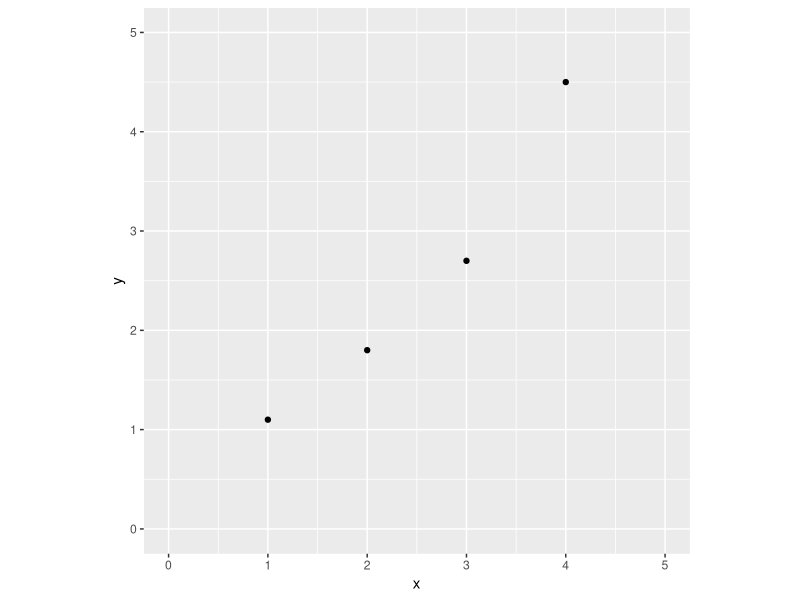
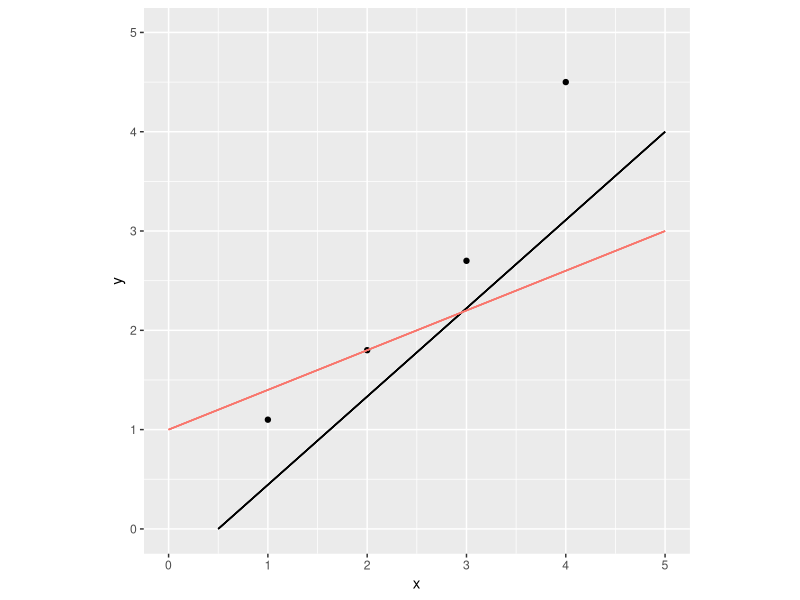
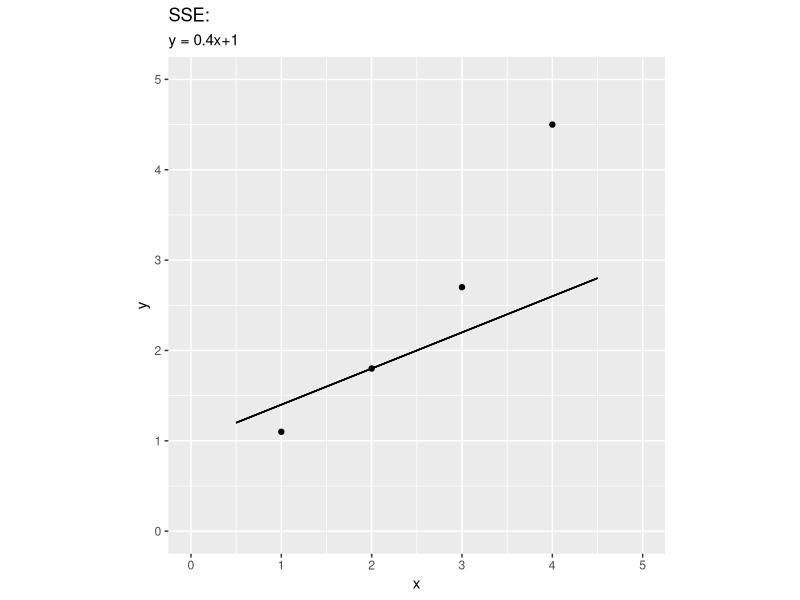
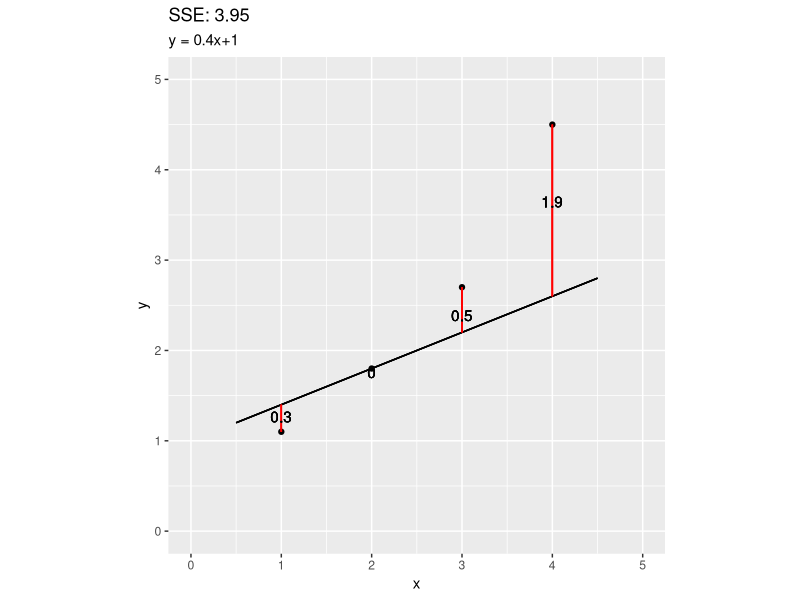
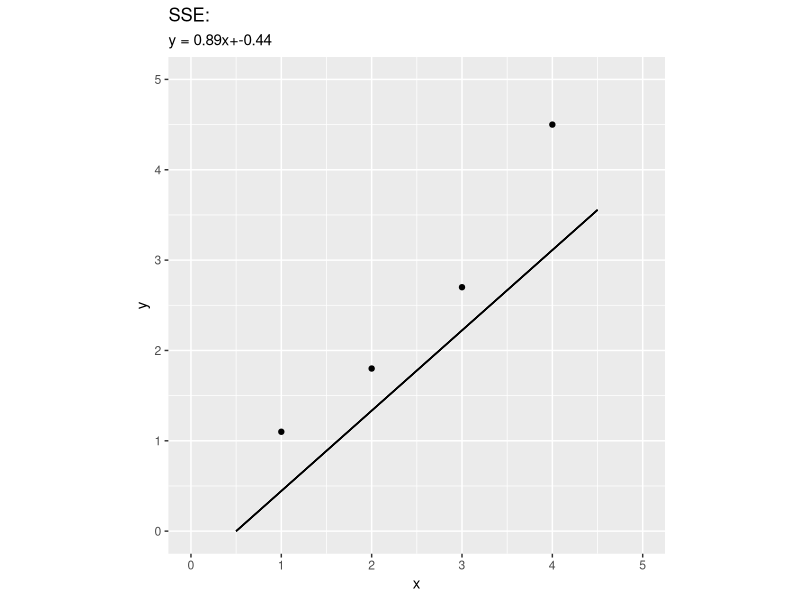
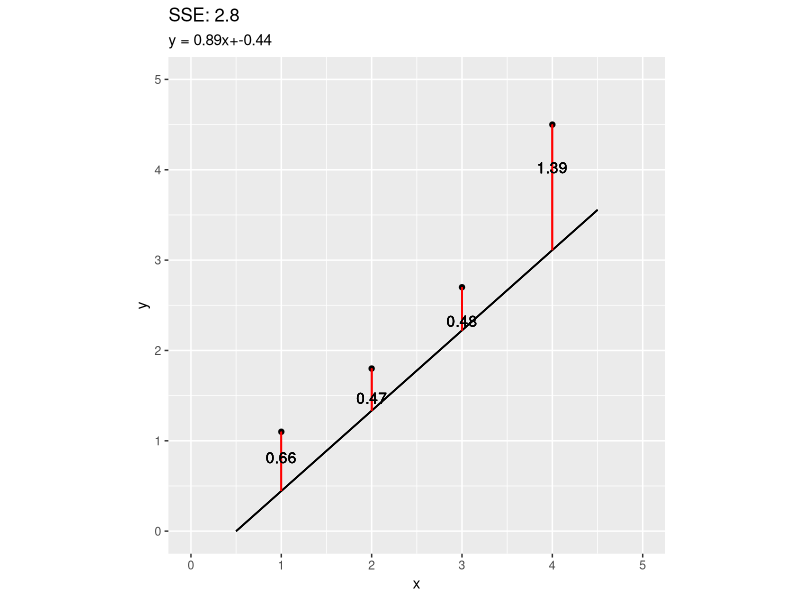
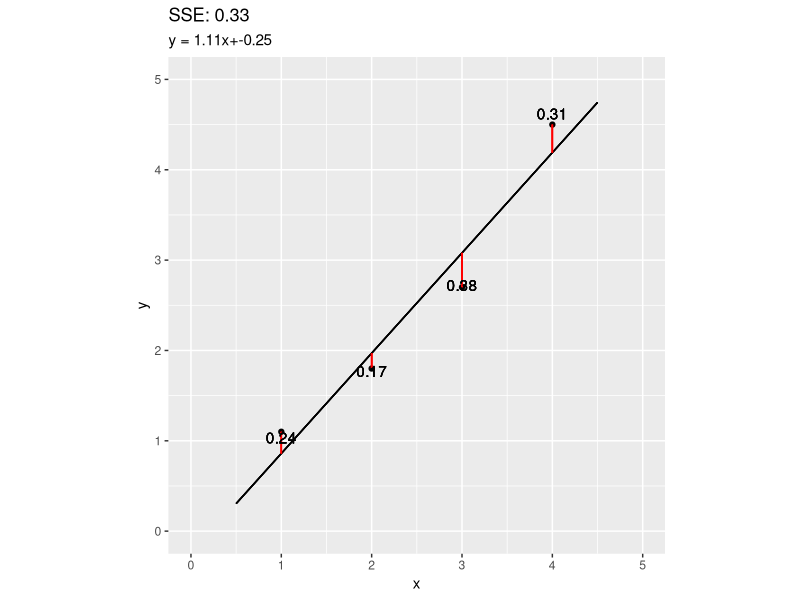
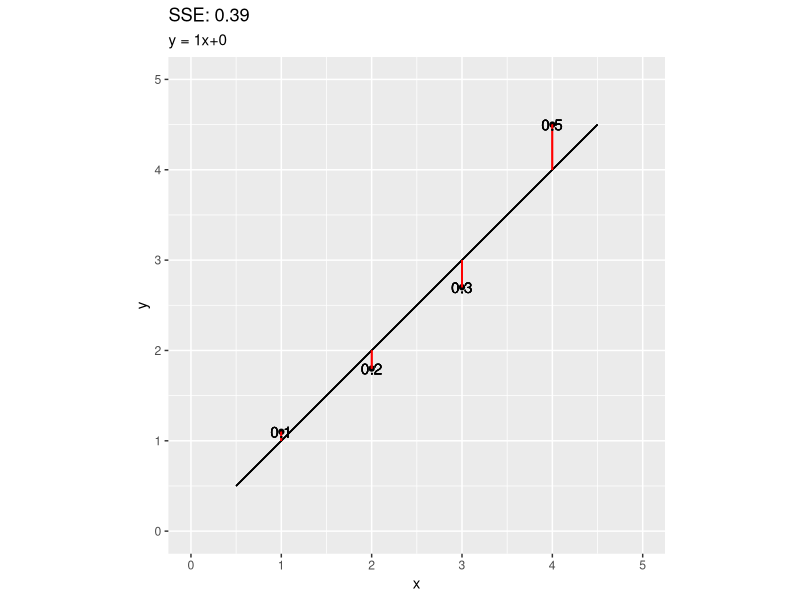

Write R code to recreate these figures, in order.
## ---- chunk 1
knitr::opts_chunk$set(echo = FALSE, warning = FALSE, message = FALSE)
## ---- chunk 2
library(tidyverse)
library(ggplot2)

x = c(1,2,3,4)
y = c(1.1, 1.8, 2.7, 4.5)

d1 = as_tibble(data.frame(
     x = x, 
     y = y))

# functions
plot_line <- function(x1, y1, x2, y2)
  
{
  slope = (y2-y1)/(x2-x1)
  intercept =  y1 - slope*x1
  f = function(xx){return(xx*slope + intercept)}
  
  pp = ggplot(data = d1, aes(x = x, y=y))+
  geom_point()+
    geom_segment(aes(x = 0.5, y = f(0.5), xend = 4.5, yend = f(4.5)))+
    labs(title = paste("SSE:"),
         subtitle = paste0("y = ", round(slope,2), "x+", round(intercept,2)))+
    xlim(0,5)+
    ylim(0,5)+
    coord_fixed()

  print(pp)

}

plot_line2 <- function(x1, y1, x2, y2)
{
slope = (y2-y1)/(x2-x1)
intercept =  y1 - slope*x1

f = function(xx){return(xx*slope + intercept)}

squared_errors = sum((y-f(x))^2)

pp = ggplot(data = d1, aes(x = x, y=y))+
  geom_point()+
  geom_segment(aes(x = 0.5, y = f(0.5), xend = 4.5, yend = f(4.5)))+
  geom_segment(aes(x = x[1], y = y[1], xend = x[1], yend = f(x[1])), color = 'red')+
  geom_segment(aes(x = x[2], y = y[2], xend = x[2], yend = f(x[2])), color = 'red')+
  geom_segment(aes(x = x[3], y = y[3], xend = x[3], yend = f(x[3])), color = 'red')+
  geom_segment(aes(x = x[4], y = y[4], xend = x[4], yend = f(x[4])), color = 'red')+
  geom_text(x = x[1], y = .5*(y[1]+f(y[1])), label = paste(round(abs(y[1]-f(x[1])),2)))+
  geom_text(x = x[2], y = .5*(y[2]+f(y[2])), label = paste(round(abs(y[2]-f(x[2])),2)))+
  geom_text(x = x[3], y = .5*(y[3]+f(y[3])), label = paste(round(abs(y[3]-f(x[3])),2)))+
  geom_text(x = x[4], y = .5*(y[4]+f(y[4])), label = paste(round(abs(y[4]-f(x[4])),2)))+
  labs(title = paste("SSE:", round(squared_errors,2)),
         subtitle = paste0("y = ", round(slope,2), "x+", round(intercept,2)))+
  xlim(0,5)+
  ylim(0,5)+
  coord_fixed()

print(pp)

}

plot_line3 <- function()
  
{
  l = lm(y~x) 
slope = l$coefficients[2]
intercept =  l$coefficients[1]
f = function(xx){return(xx*slope + intercept)}
squared_errors = sum((y-f(x))^2)
pp = ggplot(data = d1, aes(x = x, y=y))+
  geom_point()+
  geom_segment(aes(x = 0.5, y = f(0.5), xend = 4.5, yend = f(4.5)))+
  geom_segment(aes(x = x[1], y = y[1], xend = x[1], yend = f(x[1])), color = 'red')+
  geom_segment(aes(x = x[2], y = y[2], xend = x[2], yend = f(x[2])), color = 'red')+
  geom_segment(aes(x = x[3], y = y[3], xend = x[3], yend = f(x[3])), color = 'red')+
  geom_segment(aes(x = x[4], y = y[4], xend = x[4], yend = f(x[4])), color = 'red')+
  geom_text(x = x[1], y = .5*(y[1]+f(y[1])), label = paste(round(abs(y[1]-f(x[1])),2)))+
  geom_text(x = x[2], y = .5*(y[2]+f(y[2])), label = paste(round(abs(y[2]-f(x[2])),2)))+
  geom_text(x = x[3], y = .5*(y[3]+f(y[3])), label = paste(round(abs(y[3]-f(x[3])),2)))+
  geom_text(x = x[4], y = .5*(y[4]+f(y[4])), label = paste(round(abs(y[4]-f(x[4])),2)))+
  labs(title = paste("SSE:", round(squared_errors,2)),
         subtitle = paste0("y = ", round(slope,2), "x+", round(intercept,2)))+
  xlim(0,5)+
  ylim(0,5)+
  coord_fixed()

print(pp)

}

## ---- chunk 3
# ploting the point
ggplot(data = d1, aes(x = x, y=y))+
  geom_point()+
    xlim(0,5)+
    ylim(0,5)+
    coord_fixed()
## ---- chunk 4
x1 = 0
y1 = 1
x2 = 5
y2 = 3

a1 = 0.5
b1 = 0
a2 = 5
b2 = 4

ggplot(data = d1, aes(x = x, y=y))+
  geom_point()+
  geom_segment(aes(x = a1, y = b1, xend = a2, yend = b2))+
  geom_segment(aes(x = x1, y = y1, xend = x2, yend = y2, color = 'red'))+
  xlim(0,5)+
  ylim(0,5)+
  coord_fixed()+
  theme(legend.position="none")

## ---- chunk 5
plot_line(x1, y1, x2, y2)
## ---- chunk 6
plot_line2(x1, y1, x2, y2)
## ---- chunk 7
plot_line(a1, b1, a2, b2)
## ---- chunk 8
plot_line2(a1, b1, a2, b2)
## ---- chunk 9
plot_line3()
## ---- chunk 10
plot_line2(0, 0, 5, 5)
## ---- chunk 11
plot_line2(0, 1, 5, 4)
## ---- chunk 12
plot_line2(0, 2, 5, 3)
## ---- chunk 13
plot_line2(0, 3, 5, 2)
